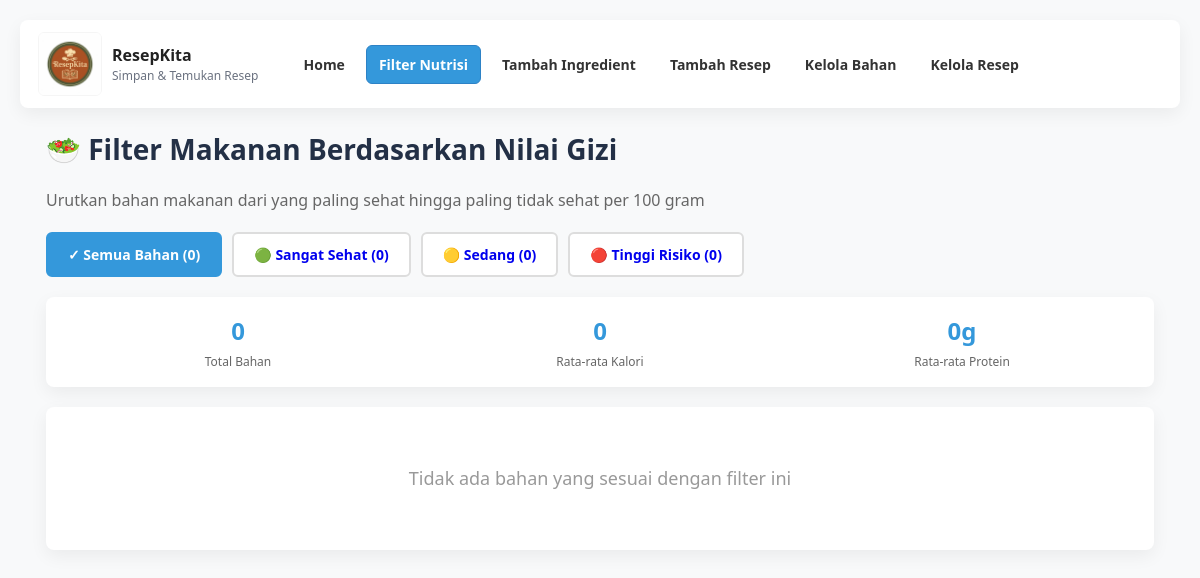
/nutrition_filter.php, run on an earlier commit of the app's database.
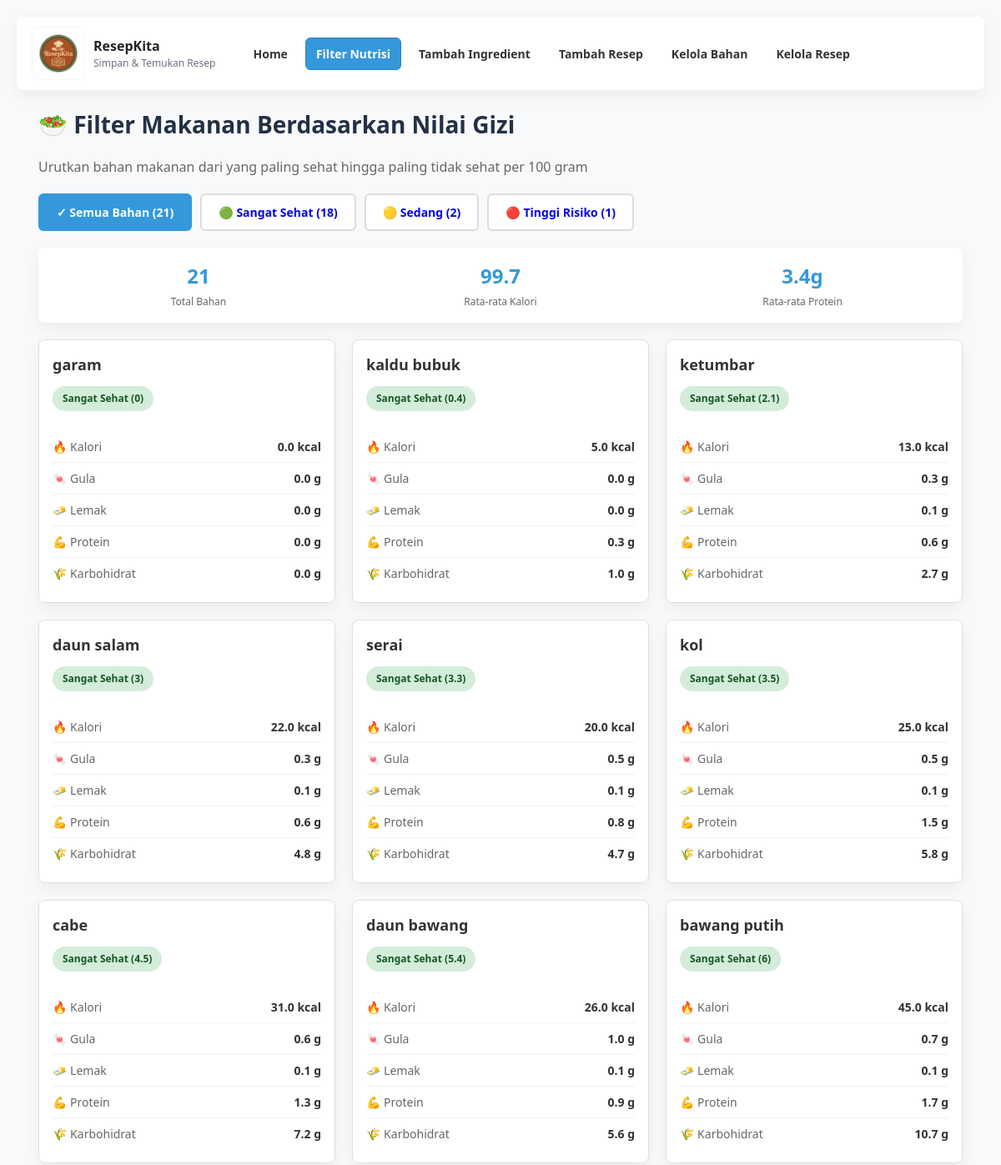
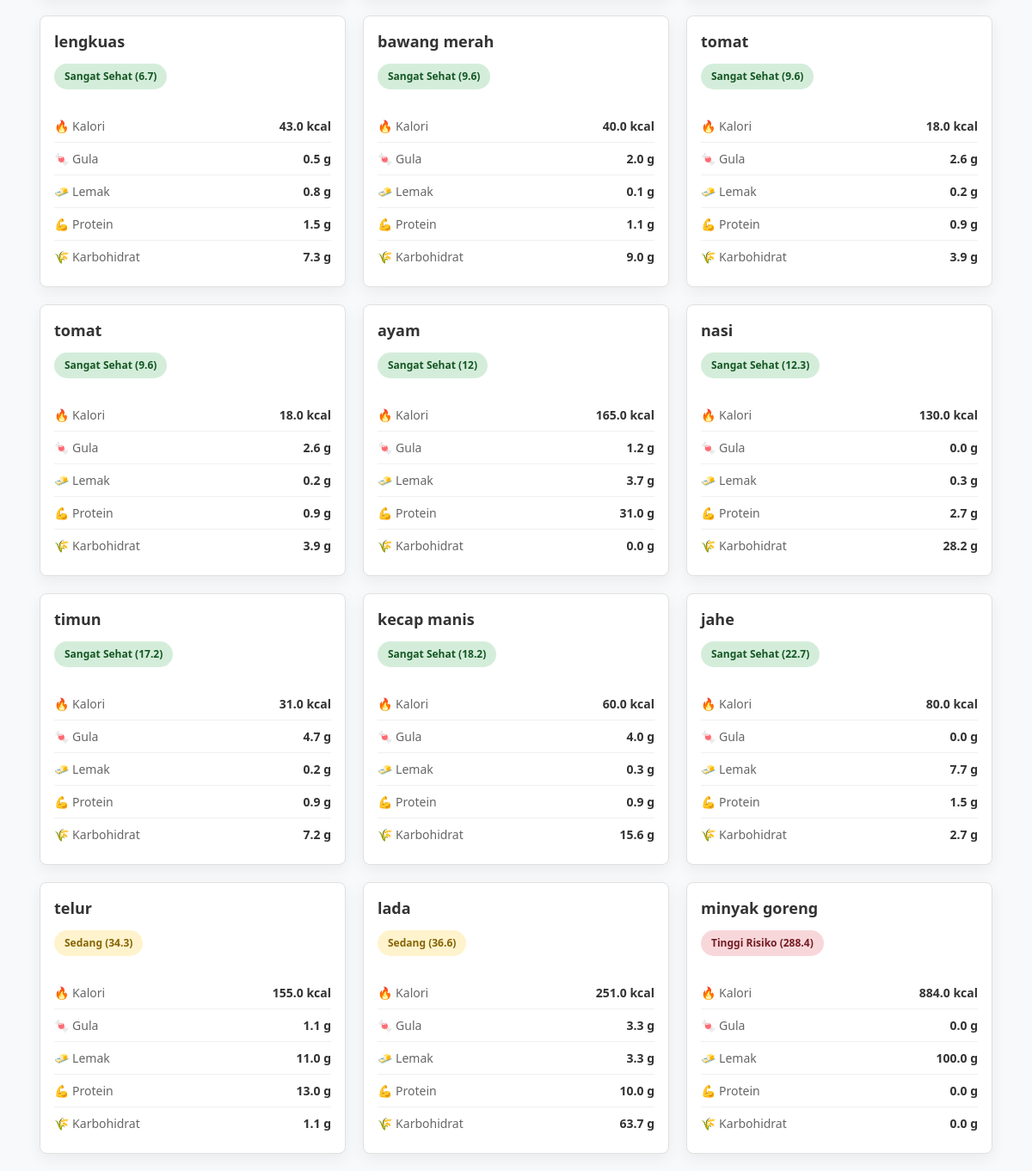
And on a later commit of the database (2 pictures, top to bottom).
### tables this page shows
CREATE TABLE `ingredients` (
  `id` int(11) NOT NULL,
  `name` varchar(150) NOT NULL,
  `calories` decimal(5,1) DEFAULT NULL COMMENT 'Kalori per 100g',
  `sugar_g` decimal(4,1) DEFAULT NULL COMMENT 'Gula per 100g (gram)',
  `fat_g` decimal(4,1) DEFAULT NULL COMMENT 'Lemak per 100g (gram)',
  `protein_g` decimal(4,1) DEFAULT NULL COMMENT 'Protein per 100g (gram)',
  `carbs_g` decimal(4,1) DEFAULT NULL COMMENT 'Karbohidrat per 100g (gram)'
);

### public/nutrition_filter.php (the view, shortened to what the changed rows need)
<?php
$mysqli = new mysqli('localhost', 'root', '', 'resepkita');
$query = "SELECT * FROM ingredients WHERE calories IS NOT NULL ORDER BY name";
$result = $mysqli->query($query);
$ingredients = [];
while ($row = $result->fetch_assoc()) {
    $ingredients[] = $row;
}
usort($ingredients, function($a, $b) {
    return $a['health_score'] <=> $b['health_score'];
});
$filter = $_GET['filter'] ?? 'all';
$filtered_ingredients = $ingredients;
$filtered_ingredients = array_values($filtered_ingredients);
?>
<!DOCTYPE html>
<html lang="id">
<head>
    <link rel="stylesheet" href="css/style.css">
</head>
<body>
    <div class="container">
        <h1>🥗 Filter Makanan Berdasarkan Nilai Gizi</h1>
        <div class="nutrition-filter">
            <a href="nutrition_filter.php" class="filter-btn <?php echo $filter === 'all' ? 'active' : ''; ?>">
                ✓ Semua Bahan (<?php echo count($ingredients); ?>)
            </a>
            <a href="nutrition_filter.php?filter=sehat" class="filter-btn <?php echo $filter === 'sehat' ? 'active' : ''; ?>">
                🟢 Sangat Sehat (<?php echo count(array_filter($ingredients, fn($i) => $i['health_score'] < 30)); ?>)
            </a>
            <a href="nutrition_filter.php?filter=sedang" class="filter-btn <?php echo $filter === 'sedang' ? 'active' : ''; ?>">
                🟡 Sedang (<?php echo count(array_filter($ingredients, fn($i) => $i['health_score'] >= 30 && $i['health_score'] < 60)); ?>)
            </a>
            <a href="nutrition_filter.php?filter=tinggi" class="filter-btn <?php echo $filter === 'tinggi' ? 'active' : ''; ?>">
                🔴 Tinggi Risiko (<?php echo count(array_filter($ingredients, fn($i) => $i['health_score'] >= 60)); ?>)
            </a>
        </div>
        <div class="stats-container">
            <div class="stat-box">
                <div class="stat-number"><?php echo count($filtered_ingredients); ?></div>
                <div class="stat-label">Total Bahan</div>
            </div>
            <div class="stat-box">
                <div class="stat-number"><?php echo round(array_sum(array_column($filtered_ingredients, 'calories')) / max(count($filtered_ingredients), 1), 1); ?></div>
                <div class="stat-label">Rata-rata Kalori</div>
            </div>
            <div class="stat-box">
                <div class="stat-number"><?php echo round(array_sum(array_column($filtered_ingredients, 'protein_g')) / max(count($filtered_ingredients), 1), 1); ?>g</div>
                <div class="stat-label">Rata-rata Protein</div>
            </div>
        </div>
        <?php if (count($filtered_ingredients) > 0): ?>
            <div class="nutrition-grid">
                <?php foreach ($filtered_ingredients as $ing): ?>
                    <?php
                    $category = $ing['health_score'] < 30 ? 'sehat' : ($ing['health_score'] < 60 ? 'sedang' : 'tidak-sehat');
                    $category_label = $ing['health_score'] < 30 ? 'Sangat Sehat' : ($ing['health_score'] < 60 ? 'Sedang' : 'Tinggi Risiko');
                    ?>
                    <div class="ingredient-card">
                        <div class="ingredient-name"><?php echo htmlspecialchars($ing['name']); ?></div>
                        <span class="health-score <?php echo $category; ?>">
                            <?php echo $category_label; ?> (<?php echo $ing['health_score']; ?>)
                        </span>
                        <div style="margin-top: 12px;">
                            <div class="nutrition-item">
                                <span class="nutrition-label">🔥 Kalori</span>
                                <span class="nutrition-value"><?php echo $ing['calories']; ?> kcal</span>
                            </div>
                            <div class="nutrition-item">
                                <span class="nutrition-label">🍬 Gula</span>
                                <span class="nutrition-value"><?php echo $ing['sugar_g']; ?> g</span>
                            </div>
                            <div class="nutrition-item">
                                <span class="nutrition-label">🧈 Lemak</span>
                                <span class="nutrition-value"><?php echo $ing['fat_g']; ?> g</span>
                            </div>
                            <div class="nutrition-item">
                                <span class="nutrition-label">💪 Protein</span>
                                <span class="nutrition-value"><?php echo $ing['protein_g']; ?> g</span>
                            </div>
                            <div class="nutrition-item">
                                <span class="nutrition-label">🌾 Karbohidrat</span>
                                <span class="nutrition-value"><?php echo $ing['carbs_g']; ?> g</span>
                            </div>
                        </div>
                    </div>
                <?php endforeach; ?>
            </div>
        <?php else: ?>
            <div class="no-results">
                <p style="font-size: 18px;">Tidak ada bahan yang sesuai dengan filter ini</p>
            </div>
        <?php endif; ?>
    </div>
</body>
</html>

What changed in the data, as far as the page shows it:
now on this page (row edited): ingredients: name "garam", category_label "Sangat Sehat", health_score "0", calories "0.0", sugar_g "0.0", fat_g "0.0", protein_g "0.0", carbs_g "0.0"
now on this page (row edited): ingredients: name "kaldu bubuk", category_label "Sangat Sehat", health_score "0.4", calories "5.0", sugar_g "0.0", fat_g "0.0", protein_g "0.3", carbs_g "1.0"
now on this page (row edited): ingredients: name "ketumbar", category_label "Sangat Sehat", health_score "2.1", calories "13.0", sugar_g "0.3", fat_g "0.1", protein_g "0.6", carbs_g "2.7"
now on this page (row edited): ingredients: name "daun salam", category_label "Sangat Sehat", health_score "3", calories "22.0", sugar_g "0.3", fat_g "0.1", protein_g "0.6", carbs_g "4.8"
now on this page (row edited): ingredients: name "serai", category_label "Sangat Sehat", health_score "3.3", calories "20.0", sugar_g "0.5", fat_g "0.1", protein_g "0.8", carbs_g "4.7"
now on this page (row edited): ingredients: name "kol", category_label "Sangat Sehat", health_score "3.5", calories "25.0", sugar_g "0.5", fat_g "0.1", protein_g "1.5", carbs_g "5.8"
now on this page (row edited): ingredients: name "cabe", category_label "Sangat Sehat", health_score "4.5", calories "31.0", sugar_g "0.6", fat_g "0.1", protein_g "1.3", carbs_g "7.2"
now on this page (row edited): ingredients: name "daun bawang", category_label "Sangat Sehat", health_score "5.4", calories "26.0", sugar_g "1.0", fat_g "0.1", protein_g "0.9", carbs_g "5.6"
now on this page (row edited): ingredients: name "bawang putih", category_label "Sangat Sehat", health_score "6", calories "45.0", sugar_g "0.7", fat_g "0.1", protein_g "1.7", carbs_g "10.7"
now on this page (row edited): ingredients: name "lengkuas", category_label "Sangat Sehat", health_score "6.7", calories "43.0", sugar_g "0.5", fat_g "0.8", protein_g "1.5", carbs_g "7.3"
now on this page (row edited): ingredients: name "bawang merah", category_label "Sangat Sehat", health_score "9.6", calories "40.0", sugar_g "2.0", fat_g "0.1", protein_g "1.1", carbs_g "9.0"
now on this page (row edited): ingredients: name "tomat", category_label "Sangat Sehat", health_score "9.6", calories "18.0", sugar_g "2.6", fat_g "0.2", protein_g "0.9", carbs_g "3.9"
now on this page (row edited): ingredients: name "ayam", category_label "Sangat Sehat", health_score "12", calories "165.0", sugar_g "1.2", fat_g "3.7", protein_g "31.0", carbs_g "0.0"
now on this page (row edited): ingredients: name "nasi", category_label "Sangat Sehat", health_score "12.3", calories "130.0", sugar_g "0.0", fat_g "0.3", protein_g "2.7", carbs_g "28.2"
now on this page (row edited): ingredients: name "timun", category_label "Sangat Sehat", health_score "17.2", calories "31.0", sugar_g "4.7", fat_g "0.2", protein_g "0.9", carbs_g "7.2"
now on this page (row edited): ingredients: name "kecap manis", category_label "Sangat Sehat", health_score "18.2", calories "60.0", sugar_g "4.0", fat_g "0.3", protein_g "0.9", carbs_g "15.6"
now on this page (row edited): ingredients: name "jahe", category_label "Sangat Sehat", health_score "22.7", calories "80.0", sugar_g "0.0", fat_g "7.7", protein_g "1.5", carbs_g "2.7"
now on this page (row edited): ingredients: name "telur", category_label "Sedang", health_score "34.3", calories "155.0", sugar_g "1.1", fat_g "11.0", protein_g "13.0", carbs_g "1.1"
now on this page (row edited): ingredients: name "lada", category_label "Sedang", health_score "36.6", calories "251.0", sugar_g "3.3", fat_g "3.3", protein_g "10.0", carbs_g "63.7"
now on this page (row edited): ingredients: name "minyak goreng", category_label "Tinggi Risiko", health_score "288.4", calories "884.0", sugar_g "0.0", fat_g "100.0", protein_g "0.0", carbs_g "0.0"
Also different on the page:
count($ingredients): "0" → "21"
count(array_filter($ingredients, fn($i) => $i['health_score'] < 30)): "0" → "18"
count(array_filter($ingredients, fn($i) => $i['health_score'] >= 60)): "0" → "1"
count($filtered_ingredients): "0" → "21"
text no longer shown: "0 0 0 Tidak ada bahan yang sesuai dengan filter ini"
text now shown: "2 99.7 3.4"
